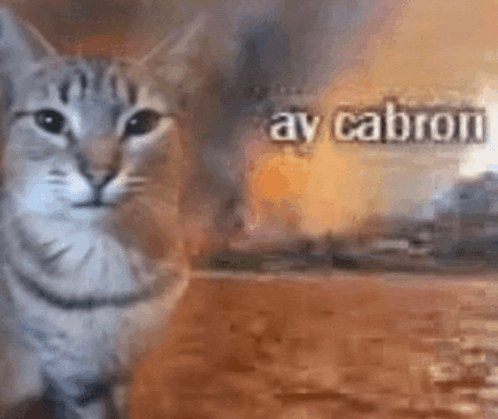
#> input picture Python Avanzado/Ay cabron.jpg, 498 x 419 px
$ python -i fotoapp.py   (imports and definitions only)
#> lines starting #> are read from the running program, lines starting #| are printed output that depends on the picture
# -*- coding: utf-8 -*-
"""fotoapp_testdev.ipynb

Automatically generated by Colab.

Original file is located at
    https://colab.research.google.com/drive/1K41w4WUepj61d9GsYp9Q0lryJSyQEU8R
"""

#  CONFIGURACIÓN INICIAL


from IPython.display import display  # Para mostrar imágenes en Colab
import matplotlib.pyplot as plt      # Para hacer gráficos y comparaciones
from PIL import Image, ImageFilter   # Librería para trabajar con imágenes
import requests                      # Para descargar imágenes de URLs
from io import BytesIO              # Para manejar imágenes en memoria
import numpy as np                   # Para operaciones matemáticas con arrays
import time                         # Para el delay en el menú

from google.colab import drive
# [1 line not run here, left out]

"""# **PRIMERA PARTE**

## 1) Funcion para leer y redimenzionar segun la plataforma
"""

# [49 lines left out: function redimensionar, not called in this run]

"""## Ecualizacion del histograma (ajustar contraste)"""

# [50 lines left out: function ecualizar_contraste, not called in this run]

"""## Filtros

"""

# Diccionario con los filtros de Pillow
filtros_pillow = {
    "blur": ImageFilter.BLUR,           # Desenfoque
    "contour": ImageFilter.CONTOUR,     # Solo contornos
    "detail": ImageFilter.DETAIL,       # Resalta detalles
    "sharpen": ImageFilter.SHARPEN      # Nitidez
}

# [16 lines left out: function aplicar_filtro_obj, not called in this run]

def dodge(front, back):
    """
    Técnica de edición fotográfica que aclara las zonas oscuras.
    Se usa para crear el efecto de boceto a lápiz.
    """
    front = np.array(front).astype('float')
    back = np.array(back).astype('float')


    result = front * 255 / (255 - back + 1e-6)  # 1e-6 para evitar división por cero
    result[result > 255] = 255  # Limitamos a 255

    return Image.fromarray(result.astype('uint8'))

"""## Funcion generar boceto

"""

def generar_boceto_obj(img, persona=True, mostrar=False):
    """
    Convierte una foto en un boceto tipo lápiz.
    """

    # Validación: solo funciona si la IA detectó una persona
    if not persona:
        raise Exception("La IA no detectó una persona en la imagen.")

    # Convertimos a escala de grises
    img_gray = img.convert("L")

    # Aplicamos un blur gaussiano (desenfoque suave)
    blur = img_gray.filter(ImageFilter.GaussianBlur(5))

    # Aplicamos técnica dodge para el efecto boceto
    boceto = dodge(img_gray, blur)

    if mostrar:
        display(boceto)

    return boceto

"""## Menu interactivo con excepciones"""

# [110 lines left out: function menu, not called in this run]


# [1 line not run here, left out]

>>> from PIL import Image
>>> picture = Image.open('Ay cabron.jpg')
#> picture is the input picture: PIL image 498x419 RGB; mean R, G, B 142.1, 112.9, 100.6
>>> result = generar_boceto_obj(picture)
#> in generar_boceto_obj, `img_gray = img.convert("L")`:
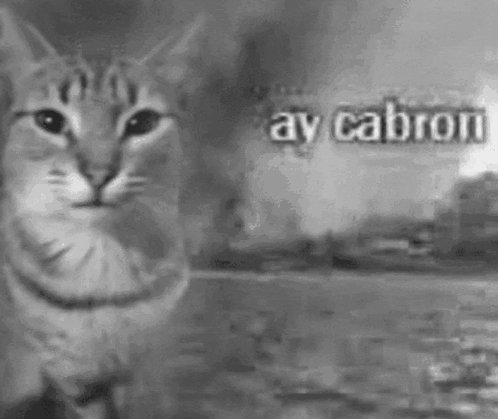
#> img_gray: PIL image 498x419 L; min 31, max 242, mean 120.3
#> in generar_boceto_obj, `blur = img_gray.filter(ImageFilter.GaussianBlur(5))`:
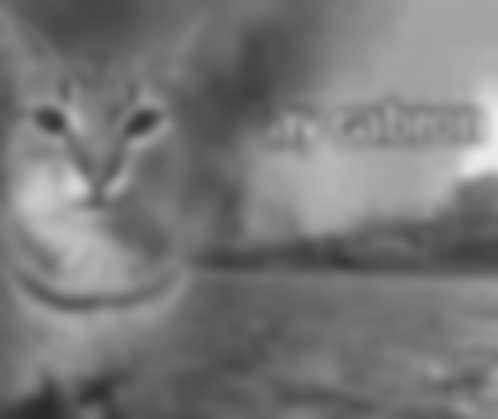
#> blur: PIL image 498x419 L; min 43, max 236, mean 120.2
#> in dodge, `result = front * 255 / (255 - back + 1e-6)`:
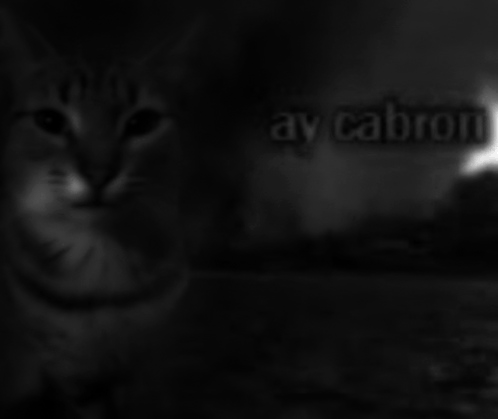
#> result: shape (419, 498) float64; min 40.9, max 3167.4, mean 266.2; drawn with min black and max white
#> in dodge, `result[result > 255] = 255`:
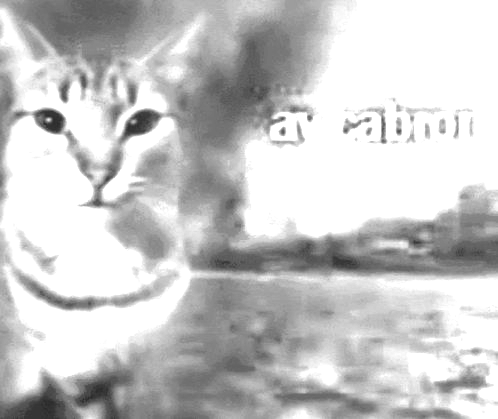
#> result: shape (419, 498) float64; min 40.9, max 255, mean 199.9

$ run again, on Python Avanzado/messiCopa.jpg
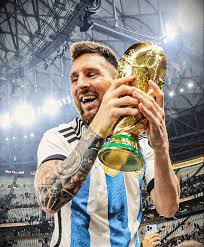
#> input picture Python Avanzado/messiCopa.jpg, 204 x 247 px
#> picture is the input picture: PIL image 204x247 RGB; mean R, G, B 143.4, 140.7, 137.2
#> in generar_boceto_obj, `blur = img_gray.filter(ImageFilter.GaussianBlur(5))`:
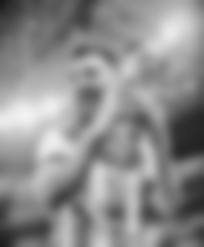
#> blur: PIL image 204x247 L; min 23, max 242, mean 140.9
#> in dodge, `result[result > 255] = 255`:
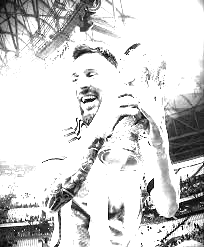
#> result: shape (247, 204) float64; min 0, max 255, mean 210.2

$ run again, on Python Avanzado/messiInstagram.jpg
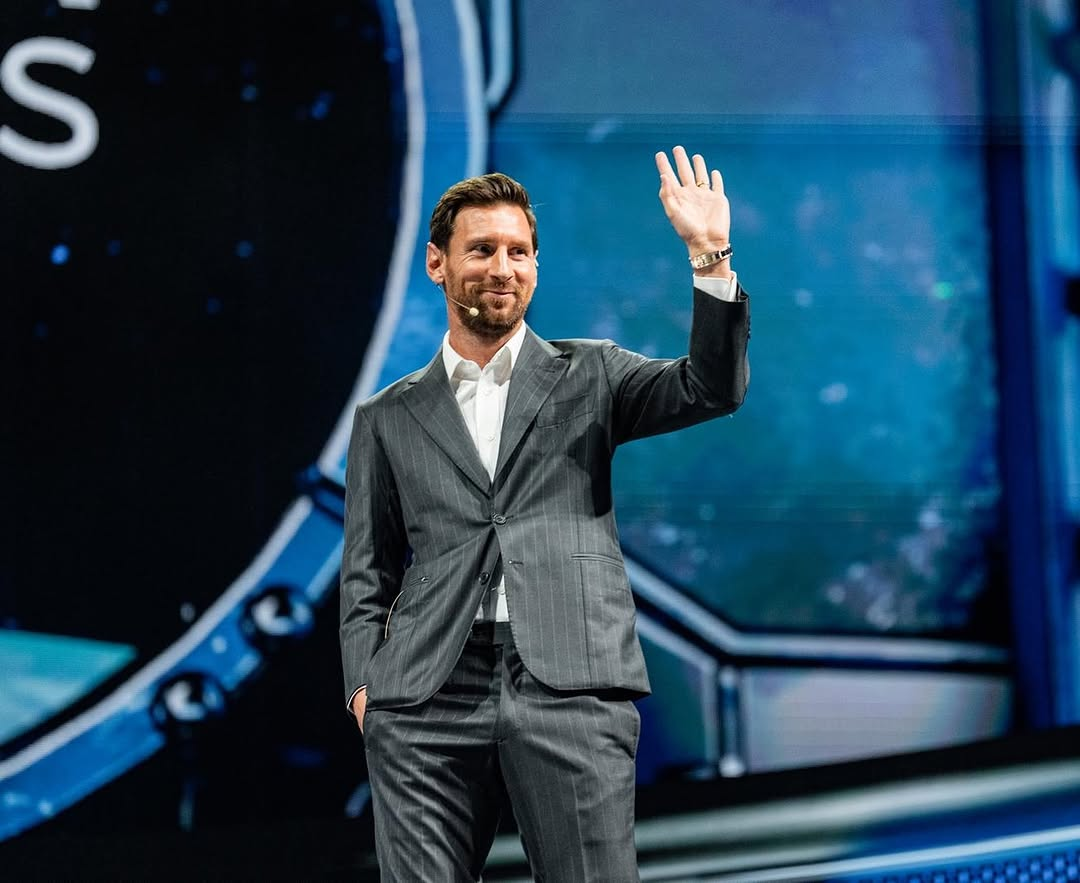
#> input picture Python Avanzado/messiInstagram.jpg, 1080 x 883 px
#> picture is the input picture: PIL image 1080x883 RGB; mean R, G, B 34.6, 66.8, 88.8
#> in generar_boceto_obj, `blur = img_gray.filter(ImageFilter.GaussianBlur(5))`:
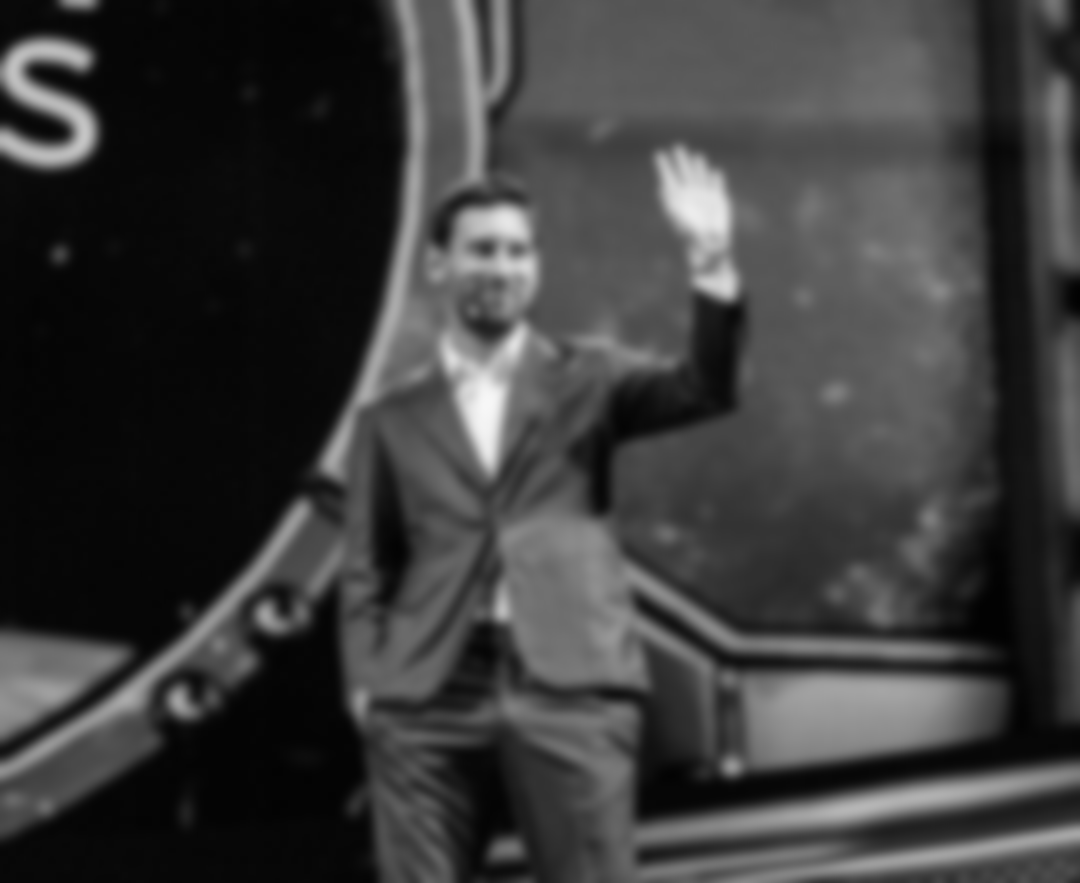
#> blur: PIL image 1080x883 L; min 2, max 247, mean 59.7
#> in dodge, `result[result > 255] = 255`:
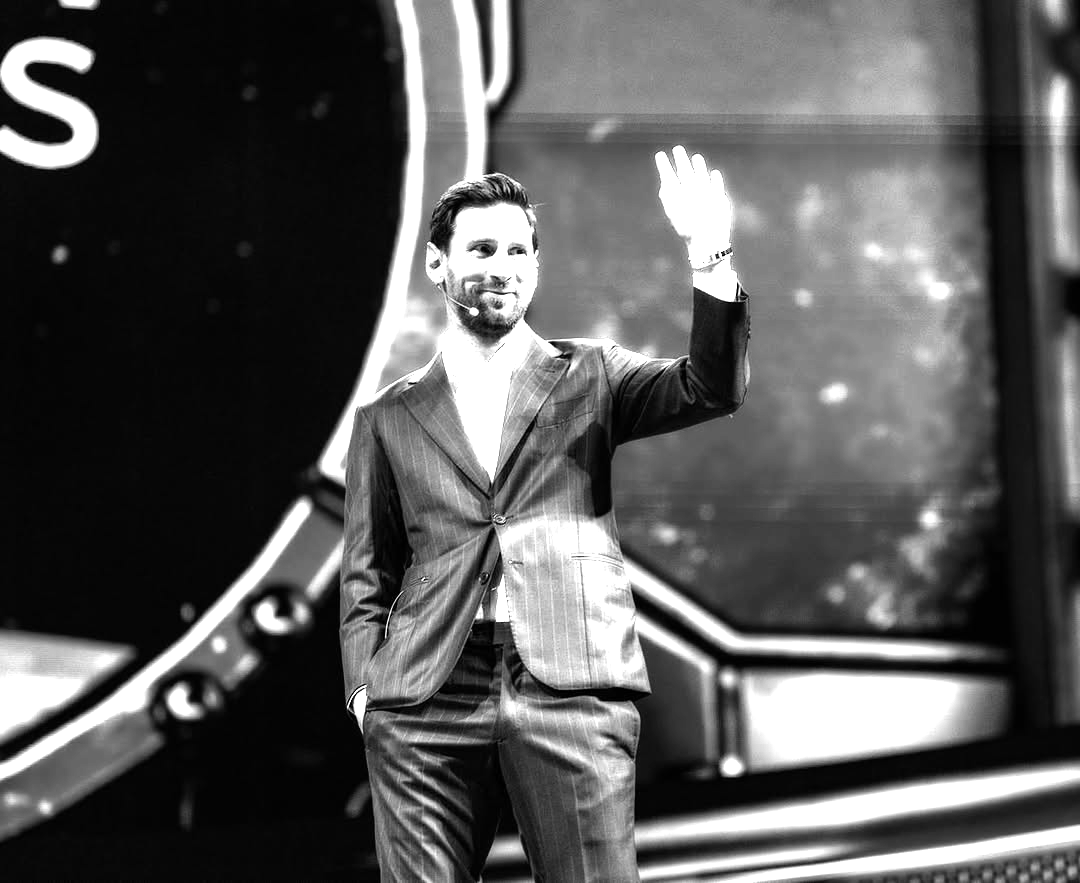
#> result: shape (883, 1080) float64; min 0, max 255, mean 89.6

$ run again, on Python Avanzado/rigby.jpeg
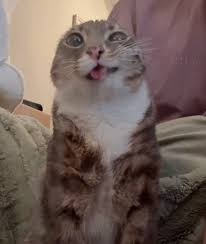
#> input picture Python Avanzado/rigby.jpeg, 206 x 244 px
#> picture is the input picture: PIL image 206x244 RGB; mean R, G, B 112.6, 95.1, 88.8
#> in generar_boceto_obj, `blur = img_gray.filter(ImageFilter.GaussianBlur(5))`:
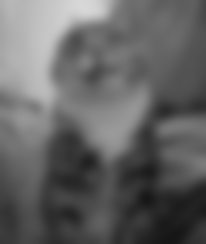
#> blur: PIL image 206x244 L; min 22, max 216, mean 99.6
#> in dodge, `result[result > 255] = 255`:
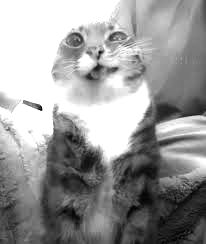
#> result: shape (244, 206) float64; min 2.19, max 255, mean 154.1
